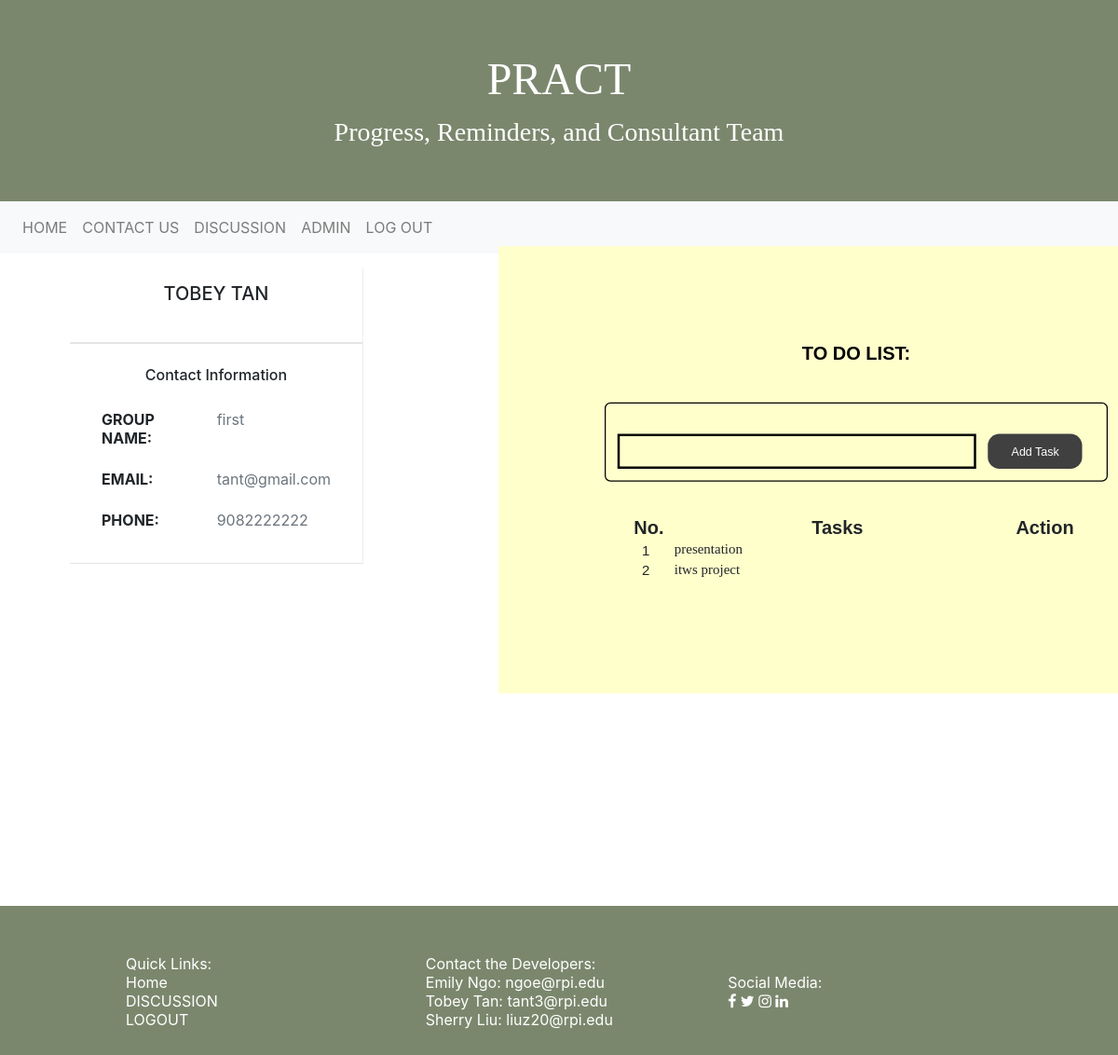
/index.php (signed in), run on the app's committed database.
### tables this page shows
CREATE TABLE `users` (
  `user_id` int(8) NOT NULL,
  `group_id` int(10) NOT NULL,
  `username` varchar(30) NOT NULL,
  `password` varchar(255) NOT NULL,
  `fname` varchar(50) NOT NULL,
  `lname` varchar(50) NOT NULL,
  `email` varchar(255) NOT NULL,
  `is_admin` int(8) NOT NULL,
  `phone` bigint(11) NOT NULL
);

CREATE TABLE `group` (
  `group_id` int(11) NOT NULL,
  `admin_id` int(11) NOT NULL,
  `gname` varchar(255) NOT NULL
);

CREATE TABLE `task` (
  `id` int(8) NOT NULL,
  `text` varchar(255) NOT NULL,
  `task_userid` int(11) NOT NULL,
  `group_id` int(11) NOT NULL,
  `from_admin` int(5) NOT NULL
);

### index_page/profile_content.php (the view, shortened to what this page needs)
<link href="https://maxcdn.bootstrapcdn.com/font-awesome/4.3.0/css/font-awesome.min.css" rel="stylesheet">
<?php
    $db = mysqli_connect("localhost", "root", "", "pract");
    $user_id = $_SESSION['user_id'];
    $user_sql = mysqli_query($db, "SELECT * FROM users WHERE user_id = '$user_id'");
    $user_result = mysqli_fetch_array($user_sql);
  ?>
  <?php
    $db = mysqli_connect("localhost", "root", "", "pract");
    $group_id = $_SESSION['group_id'];
  ?>
<div class="container">
    <div class="profile-wrapper">
        <div class="profile-section-user">
                <div class="profile-info-brief p-3">
                    <div class="text-center">
                        <h5 class="text-uppercase mb-4"><?php echo $user_result['fname'] ?> <?php echo $user_result['lname'] ?></h5>
                    </div>
                </div>
                <hr class="m-0">
                <div class="hidden-sm-down">
                    <hr class="m-0">
                    <div class="profile-info-contact p-4">
                        <h6 class="mb-3">Contact Information</h6>
                        <table class="table">
                            <tbody>
                                <tr>
                                    <td><strong>GROUP NAME:</strong></td>
                                    <td>
                                        <p class="text-muted mb-0">
                                            <?php
                                            $sql = "SELECT `gname` FROM `group` WHERE group_id = $group_id";
                                            $res = $db->query($sql);
                                            $num = $res->num_rows;
                                            for ($i=0; $i < $num; $i++) {
                                                $data = $res->fetch_assoc();
                                                echo $data["gname"];
                                            }
                                            ?>
                                        </p>
                                    </td>
                                </tr>
                                <tr>
                                    <td><strong>EMAIL:</strong></td>
                                    <td>
                                        <p class="text-muted mb-0"><?php echo $user_result['email'] ?></p>
                                    </td>
                                </tr>
                                <tr>
                                    <td><strong>PHONE:</strong></td>
                                    <td>
                                        <p class="text-muted mb-0"><?php echo $user_result['phone'] ?></p>
                                    </td>
                                </tr>
                            </tbody>
                        </table>
                    </div>
                    <hr class="m-0">
                </div>
        </div>
    </div>
</div>

### index_page/todolist.php (shortened to what this page needs)
<div class="todolist">
  <?php
    $db = mysqli_connect("localhost", "root", "", "pract");
  ?>
  <div>
    <div class="row justify-content-center">
      <ul>
        <li>
          <div class="content">
            <p class="title"><b>TO DO LIST:</b></p>
            <form method="post" action="index.php" class="input_form">
              <input type="text" name="task" class="task_input">
              <button type="submit" name="submit" id="add_btn" class="add_btn">Add Task</button>
            </form>
            <center>
            <table>
              <thead>
                <tr>
                  <th>No.</th>
                  <th>Tasks</th>
                  <th style="width: 60px;">Action</th>
                </tr>
              </thead>
              <tbody>
                <?php
                $user_id = $_SESSION['user_id'];
                $tasks = mysqli_query($db, "SELECT * FROM task where from_admin = 1 && task_userid = '$user_id'");
                $i = 1;
                while ($row = mysqli_fetch_array($tasks)) { ?>
                  <tr>
                    <td class="number" width="10"> <?php echo $i; ?> </td>
                    <td class="task"> <?php echo $row['text']; ?> </td>
                  </tr>
                  <?php $i++; } ?>
              </tbody>
              </table></center>
            </div>
        </li>
      </ul>
    </div>
  </div>
</div>

### style.css (style rules this page uses)
body { background-color: #ddb8a6; }
.profile-wrapper { display: -webkit-box; display: -ms-flexbox; display: flex; -webkit-box-orient: vertical; -webkit-box-direction: normal; -ms-flex-direction: column; flex-direction: column }
@media (min-width:768px) { .profile-wrapper { -webkit-box-orient: horizontal; -webkit-box-direction: normal; -ms-flex-direction: row; flex-direction: row } }
.profile-section-user { border-right: 1px solid #eceeef; -webkit-box-flex: 0; -ms-flex: 0 0 100%; flex: 0 0 100%; margin-top: 1.9vh; }
@media (min-width:768px) { .profile-section-user { -ms-flex-preferred-size: 34%; flex-basis: 34% } }
@media (min-width:992px) { .profile-section-user { -ms-flex-preferred-size: 30%; flex-basis: 30% } }
.profile-section-user table { margin-bottom: 0 }
.profile-section-user table td { border: none; padding-left: 10px; padding-right: 10px; }
.profile-info-brief { position: relative; padding-top: 74px!important }
* { box-sizing: border-box; }
input { margin: 0; border: none; border-radius: 0; width: 75%; padding: 10px; float: left; font-size: 16px; }
.todolist { font-family: Sans-Serif; position:absolute; height: 600px; left: 550px; top:250px; }
.todolist h2,p { font-size:100%; font-weight:normal; }
.todolist ul,li { list-style:none; }
.todolist ul { overflow:hidden; padding:3em; }
.todolist ul li div.content { text-decoration:none; color:#000; background:#ffc ; display:block; height:100%; width:40em; padding:5em; -moz-box-shadow:5px 5px 7px rgba(33,33,33,1); -webkit-box-shadow: 5px 5px 7px rgba(33,33,33,.7); box-shadow: 5px 5px 7px rgba(33,33,33,.7); -moz-transition:-moz-transform .15s linear; -o-transition:-o-transform .15s linear; -webkit-transition:-webkit-transform .15s linear; }
.todolist ul li { margin:1em; float:left; }
.todolist ul li p { font-family: Sans-Serif; font-size:100%; }
.todolist ul li div.content { box-shadow:10px 10px 7px rgba(0,0,0,.7); -moz-box-shadow:10px 10px 7px rgba(0,0,0,.7); -webkit-box-shadow: 10px 10px 7px rgba(0,0,0,.7); -webkit-transform: scale(1.25); -moz-transform: scale(1.25); -o-transform: scale(1.25); position:relative; z-index:5; }
.todolist form { width: 90%; margin: 30px auto; border-radius: 5px; padding: 10px; border: 1px solid black; font-size: 10px; }
.todolist .task_input { width: 75%; height: 30px; padding: 2px 20px; border: 2px solid black; font-family: Sans-Serif; background:#ffc ; font-size: 16px; }
.todolist .add_btn { height: 30px; background: #404040 ; color: white; padding: 5px 20px; border-style: none; border-radius: 10px; }
.todolist table { width:80%; }
.todolist td { cursor: pointer; position: relative; padding: 1px 8px 1px 8px; list-style-type: none; font-size: 12px; transition: 0.2s; text-align: left; -webkit-user-select: none; -moz-user-select: none; -ms-user-select: none; user-select: none; }
.todolist thead { text-align: center; }
.todolist td.task { font-family: Georgia, serif; }

### data on the page
users: fname "TOBEY", lname "TAN", email "tant@gmail.com", phone "9082222222"
group: gname "first"
task: text "presentation"
task: text "itws project"
